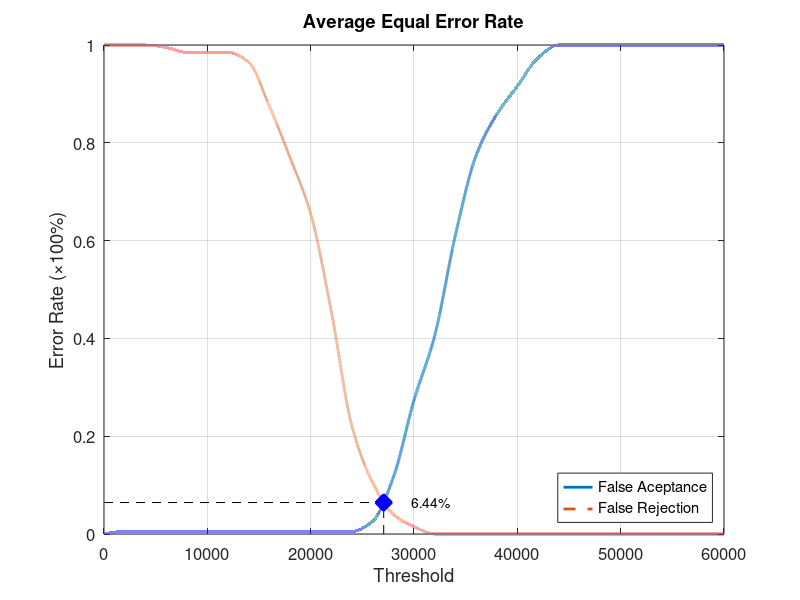
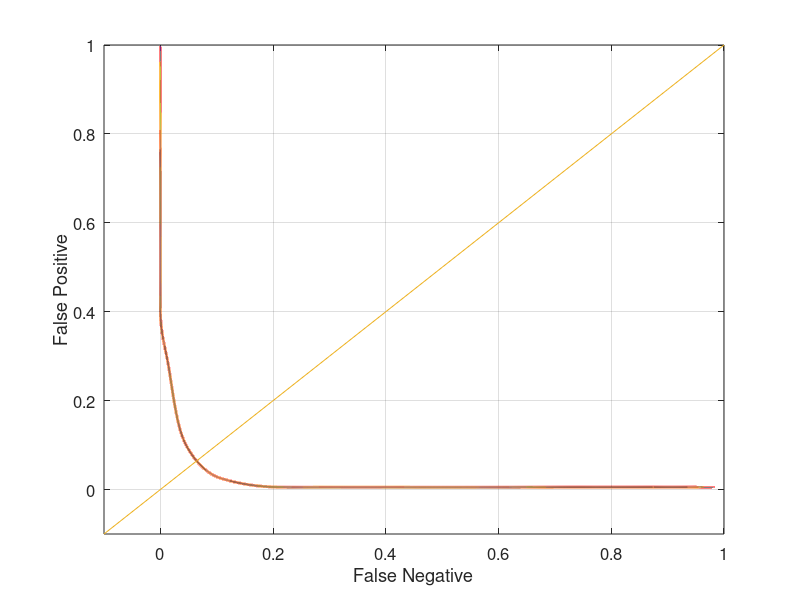

MATLAB code to generate these figures, in order:
function yEER = Database3_1
close all;
clear;
clc;
x = 0:2000:60000;
xq = 0:0.5:60000;

y0 = [0 0.00526316 0.00526316 0.00526316 0.00526316 0.00526316 0.00526316 0.00526316 0.00526316 0.00526316 0.00526316 0.00526316 0.00526316 0.0263158 0.115789 0.273684 0.405263 0.610526 0.773684 0.857895 0.915789 0.973684 1 1 1 1 1 1 1 1 1];
yy0 = interp1(x, y0, xq, 'pchip');
y1 = [1 1 1 0.995 0.985 0.985 0.985 0.965 0.875 0.77 0.655 0.455 0.22 0.105 0.04 0.015 0 0 0 0 0 0 0 0 0 0 0 0 0 0 0];
yy1 = interp1(x, y1, xq, 'pchip');

% Calculating EER: 
y2 = abs(y0 - y1);
find(y2 == min(y2))
yy2 = abs(yy0 - yy1);
xEER = find(yy2 == min(yy2));
xEERIndex = xq(xEER) % X-axis EER
yEER = yy0(xEER) % Y-axis EER

main = figure
plot(xq, yy0,'-','LineWidth', 2);	hold on
plot(xq, yy1,'--','LineWidth', 2);	hold on
plot([xEERIndex xEERIndex], [0 yEER], 'k--');	hold on
plot([0 xEERIndex], [yEER yEER], 'k--');	hold on
plot(xEERIndex, yEER, 'bx', 'LineWidth', 10);	hold on
text(xEERIndex + 10 * xEERIndex / 100, yEER, [num2str(round((10000 * yEER)) / 100) '%'])
legend('False Aceptance', 'False Rejection', 'Location', 'SouthEast')
xlabel('Threshold')
ylabel('Error Rate (\times100%)')
title('Average Equal Error Rate')
set(gca, 'FontSize', 12)
axis([0 60000 0 1])
grid on

print(main, 'Database3_1Main', '-dpng');
FNRxFPR = figure('Color', [1 1 1]);
plot(yy1, yy0, '-', yy1, yy0, 'LineWidth', 2);
hold on
y = -0.1:0.1:1
plot(y, y); 
set(gca, 'FontSize', 12)
xlabel('False Negative')
ylabel('False Positive')
axis([-0.1 1 -0.1 1])
set(gca, 'FontSize', 12)
grid on

print(FNRxFPR, 'Database3_1FNRxFPR','-dpng');
end
